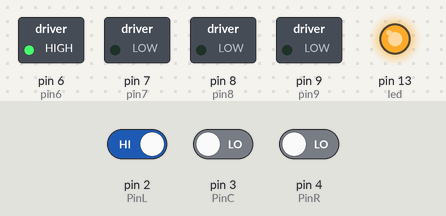
The sketch below on a simulated Arduino Uno, built with avr-gcc and run on an emulated ATmega328P. On the bench: switched loads named in the sketch (green lamp = pin HIGH), output pins drawn as LEDs (lit = HIGH). The test bench sets the inputs (shaded band); at power-on: pin 2 (PinL) HIGH, pin 3 (PinC) LOW, pin 4 (PinR) LOW.

Above: at 1.2 s.
1.3 s: pin 2 (PinL) driven LOW
At 1.7 s:
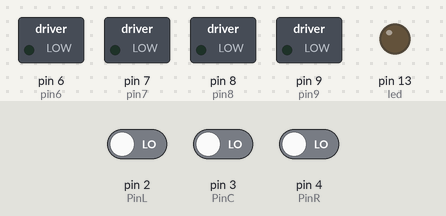
2.8 s: pin 3 (PinC) driven HIGH
At 4.0 s:
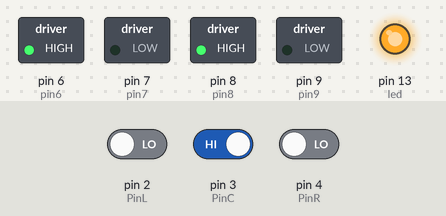
4.3 s: pin 4 (PinR) driven HIGH
At 5.4 s:
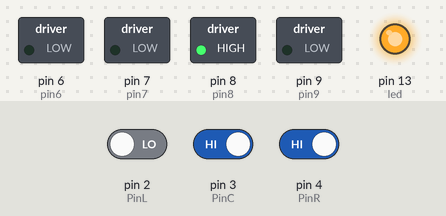
5.8 s: pin 4 (PinR) driven LOW
At 6.7 s:
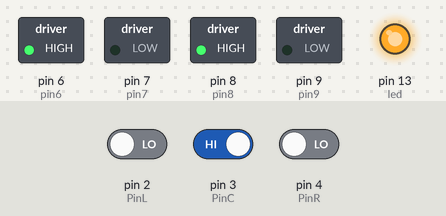
7.3 s: pin 2 (PinL) driven HIGH
At 7.9 s:
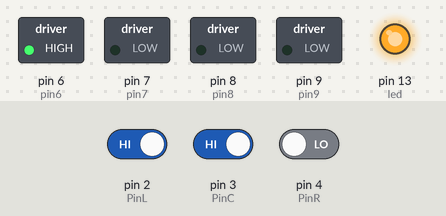
Timing chart, 0 to 9.8 s (numbered marks = the images above; inputs shaded):
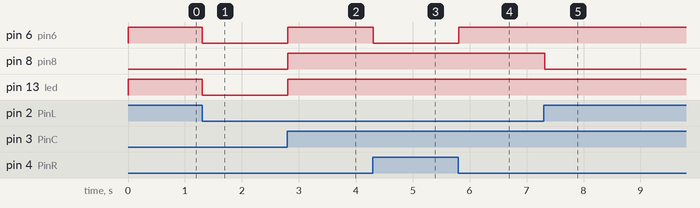

The sketch:

lineFollower1.ino
```cpp
/*
 *
 * version 1.0
 * digital
 * Line follower only.
 *
 *
*/

int led = 13;
//left motors
int pin6 = 6;//B2
int pin7 = 7;//B1
//right motors
int pin8 = 8;//A2
int pin9 = 9;//A1
//lineFollower
const int PinL = 2;
const int PinC = 3;
const int PinR = 4;
int LS = 0;
int CS = 0;
int RS = 0;


void setup(){
  pinMode(led,OUTPUT);
  //motor
  pinMode(pin6,OUTPUT);
  pinMode(pin7,OUTPUT);
  pinMode(pin8,OUTPUT);
  pinMode(pin9,OUTPUT);
  //linefollower
  pinMode(PinL, INPUT);
  pinMode(PinC, INPUT);
  pinMode(PinR, INPUT);
  }

// Driving functions
void Stop(){
digitalWrite(led,LOW);
digitalWrite(pin6,LOW);
digitalWrite(pin7,LOW);
digitalWrite(pin8,LOW);
digitalWrite(pin9,LOW);
}

void turn_left(){
digitalWrite(led,HIGH);
digitalWrite(pin6,HIGH);
digitalWrite(pin7,LOW);
digitalWrite(pin8,LOW);
digitalWrite(pin9,LOW);
}

void forward(){
digitalWrite(led,HIGH);
digitalWrite(pin6,HIGH);
digitalWrite(pin7,LOW);
digitalWrite(pin8,HIGH);
digitalWrite(pin9,LOW);
}

void backward(){
digitalWrite(led,HIGH);
digitalWrite(pin6,LOW);
digitalWrite(pin7,HIGH);
digitalWrite(pin8,LOW);
digitalWrite(pin9,HIGH);
}

void turn_right(){
digitalWrite(led,HIGH);
digitalWrite(pin6,LOW);
digitalWrite(pin7,LOW);
digitalWrite(pin8,HIGH);
digitalWrite(pin9,LOW);
}

void loop() {
  LS = digitalRead(PinL);
  CS = digitalRead(PinC);
  RS = digitalRead(PinR);
  //high means white
  //low means black
  int b = HIGH;
  int w = LOW;
  //forward
  //H-L-H or L-L-L or L-H-L
  if( (LS == w && CS == b && RS == w ) || ( LS == b && CS == b && RS == b ) || ( LS == b && CS == w && RS == b ) ){
      forward();
      delay(10);
  }

  //right
  //H-H-L or H-L-L
  if( (LS == w && CS == w && RS == b ) || ( LS == w && CS == b && RS == b ) ){
      turn_right();
      delay(10);
  }

  //left
  //L-H-H or L-L-H
  if( (LS == b && CS == w && RS == w ) || ( LS == b && CS == b && RS == w ) ){
      turn_left();
      delay(10);
  }

  //stop
  //H-H-H
  if( (LS == w && CS == w && RS == w ) ){
      Stop();
      delay(10);

  }

  delay(10);

}
```

Measured:
- after the input at 1.3 s, pin 6 (pin6), pin 13 (led): HIGH → LOW at once
- after the input at 2.8 s, pin 6 (pin6), pin 8 (pin8), pin 13 (led): LOW → HIGH at once
- after the input at 4.3 s, pin 6 (pin6): HIGH → LOW at once
- after the input at 5.8 s, pin 6 (pin6): LOW → HIGH at once
- after the input at 7.3 s, pin 8 (pin8): HIGH → LOW at once
